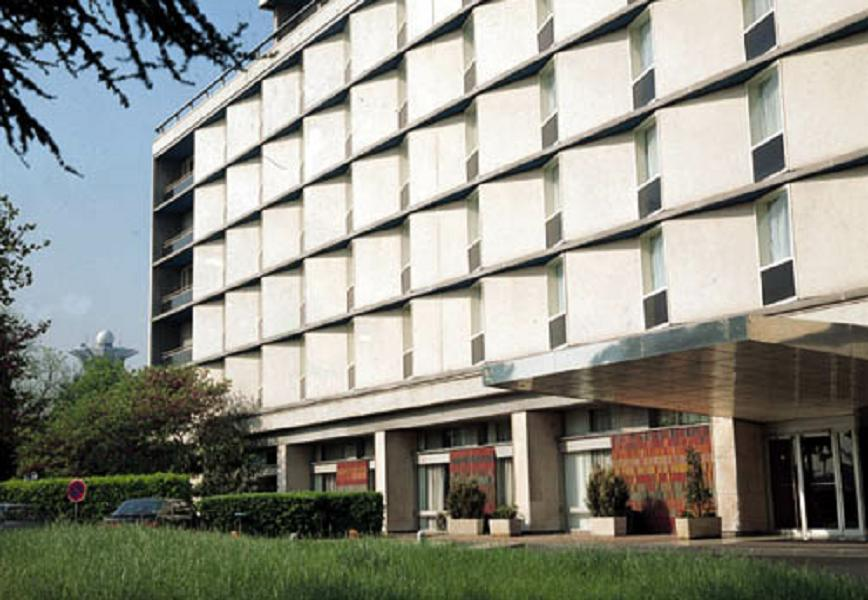
#> input picture datasets/samples/sample_01_building.jpg, 868 x 600 px
$ python -i preprocessing.py   (imports and definitions only)   (older library calls are emulated)
#> lines starting #> are read from the running program, lines starting #| are printed output that depends on the picture
"""Image preprocessing, EXIF extraction, normalization, and quality checks."""

from dataclasses import dataclass, field
from pathlib import Path
from typing import Any, Dict, Optional, Tuple, Union
import time

import cv2
import numpy as np
from PIL import ExifTags, Image, ImageOps

from app.core.exceptions import ImagePreprocessingError


# [66 lines left out: functions _rational_to_float, extract_exif_metadata, not called in this run]


@dataclass
class ExposureStats:
    """Luminance and exposure statistics for an RGB image."""

    mean_luminance: float
    std_luminance: float
    p5_luminance: float
    p95_luminance: float
    dynamic_range: float
    underexposed_fraction: float
    overexposed_fraction: float
    status: str

    # [11 lines left out: function to_dict, not called in this run]


@dataclass
class PreprocessingResult:
    """Structured output from the image preprocessing and quality pipeline."""

    rgb_uint8: np.ndarray
    rgb_normalized: np.ndarray
    original_size: Tuple[int, int]  # (width, height)
    processed_size: Tuple[int, int]  # (width, height)
    resize_scale: float
    exif_orientation_applied: bool
    exif_metadata: Dict[str, Any]
    blur_laplacian_variance: float
    is_blurry: bool
    exposure: ExposureStats
    processing_time_ms: float
    source_path: Optional[str] = None
    warnings: list[str] = field(default_factory=list)

    @property
    def width(self) -> int:
        return self.processed_size[0]

    @property
    def height(self) -> int:
        return self.processed_size[1]

    # [16 lines left out: function to_dict, not called in this run]


def compute_blur_score(rgb_uint8: np.ndarray) -> float:
    """Compute variance of the Laplacian on grayscale image (higher = sharper)."""
    if rgb_uint8.ndim != 3 or rgb_uint8.shape[2] != 3:
        raise ImagePreprocessingError("Expected HxWx3 RGB uint8 image for blur computation.")
    gray = cv2.cvtColor(rgb_uint8, cv2.COLOR_RGB2GRAY)
    laplacian = cv2.Laplacian(gray, cv2.CV_64F)
    return float(laplacian.var())


def compute_exposure_stats(
    rgb_normalized: np.ndarray,
    under_thresh: float = 0.05,
    over_thresh: float = 0.95,
) -> ExposureStats:
    """Compute Rec.709 luminance statistics and exposure classification."""
    if rgb_normalized.ndim != 3 or rgb_normalized.shape[2] != 3:
        raise ImagePreprocessingError("Expected HxWx3 float RGB image in [0, 1].")
    luminance = (
        0.2126 * rgb_normalized[:, :, 0]
        + 0.7152 * rgb_normalized[:, :, 1]
        + 0.0722 * rgb_normalized[:, :, 2]
    )
    mean_lum = float(np.mean(luminance))
    std_lum = float(np.std(luminance))
    p5_lum, p95_lum = [float(v) for v in np.percentile(luminance, [5.0, 95.0])]
    dyn_range = p95_lum - p5_lum
    under_frac = float(np.mean(luminance < under_thresh))
    over_frac = float(np.mean(luminance > over_thresh))

    if under_frac > 0.40 or mean_lum < 0.12:
        status = "underexposed"
    elif over_frac > 0.40 or mean_lum > 0.88:
        status = "overexposed"
    elif dyn_range < 0.15:
        status = "low_contrast"
    else:
        status = "normal"

    return ExposureStats(
        mean_luminance=mean_lum,
        std_luminance=std_lum,
        p5_luminance=p5_lum,
        p95_luminance=p95_lum,
        dynamic_range=dyn_range,
        underexposed_fraction=under_frac,
        overexposed_fraction=over_frac,
        status=status,
    )


def preprocess_image(
    image_input: Union[str, Path, Image.Image, np.ndarray],
    max_dimension: int = 640,
    blur_threshold: float = 80.0,
    underexposure_threshold: float = 0.05,
    overexposure_threshold: float = 0.95,
) -> PreprocessingResult:
    """Load, orient via EXIF, aspect-resize, normalize, and check image quality."""
#> called with max_dimension = 640, blur_threshold = 80, underexposure_threshold = 0.05, overexposure_threshold = 0.95
    t0 = time.perf_counter()
    if max_dimension < 16:
        raise ImagePreprocessingError(f"max_dimension must be >= 16, got {max_dimension}")

    source_path: Optional[str] = None
    exif_metadata: Dict[str, Any] = {
        "orientation": None,
        "focal_length_mm": None,
        "focal_length_35mm": None,
        "camera_make": None,
        "camera_model": None,
    }
    exif_orientation_applied = False

    if isinstance(image_input, (str, Path)):
        path_obj = Path(image_input)
        if not path_obj.exists():
            raise ImagePreprocessingError(f"Image file does not exist: {path_obj}")
        source_path = str(path_obj.resolve())
        try:
            pil_img = Image.open(path_obj)
            pil_img.load()
        except Exception as exc:
            raise ImagePreprocessingError(f"Failed to decode image {path_obj}: {exc}") from exc
    elif isinstance(image_input, Image.Image):
        pil_img = image_input.copy()
    elif isinstance(image_input, np.ndarray):
        if image_input.ndim != 3 or image_input.shape[2] not in (3, 4):
            raise ImagePreprocessingError(
                f"Expected HxWx3 or HxWx4 numpy array, got shape {image_input.shape}"
            )
        arr = image_input
        if arr.dtype != np.uint8:
            if np.issubdtype(arr.dtype, np.floating):
                arr = np.clip(arr * 255.0 if arr.max() <= 1.0 else arr, 0, 255).astype(np.uint8)
            else:
                arr = np.clip(arr, 0, 255).astype(np.uint8)
        pil_img = Image.fromarray(arr[:, :, :3], mode="RGB")
    else:
        raise ImagePreprocessingError(f"Unsupported image input type: {type(image_input)}")

    # Extract EXIF before transpose (transpose strips the Orientation tag)
    if isinstance(image_input, (str, Path, Image.Image)):
        exif_metadata = extract_exif_metadata(pil_img)
        orientation_tag = exif_metadata.get("orientation")
        if orientation_tag is not None and orientation_tag != 1:
            pil_img = ImageOps.exif_transpose(pil_img)
            exif_orientation_applied = True

    pil_img = pil_img.convert("RGB")
    orig_w, orig_h = pil_img.size
#> orig_w = 868; orig_h = 600
    if orig_w < 2 or orig_h < 2:
        raise ImagePreprocessingError(f"Image dimensions too small: {orig_w}x{orig_h}")

    # Aspect-preserving resize if larger than max_dimension
    max_orig = max(orig_w, orig_h)
#> max_orig = 868
    if max_orig > max_dimension:
        resize_scale = float(max_dimension) / float(max_orig)
#> resize_scale = 0.737
        new_w = max(2, int(round(orig_w * resize_scale)))
#> new_w = 640
        new_h = max(2, int(round(orig_h * resize_scale)))
#> new_h = 442
        pil_img = pil_img.resize((new_w, new_h), resample=Image.Resampling.LANCZOS)
    else:
        resize_scale = 1.0
        new_w, new_h = orig_w, orig_h

    rgb_uint8 = np.asarray(pil_img, dtype=np.uint8)
    rgb_normalized = rgb_uint8.astype(np.float32) / 255.0

    blur_var = compute_blur_score(rgb_uint8)
#> in compute_blur_score, `gray = cv2.cvtColor(rgb_uint8, cv2.COLOR_RGB2GRAY)`:
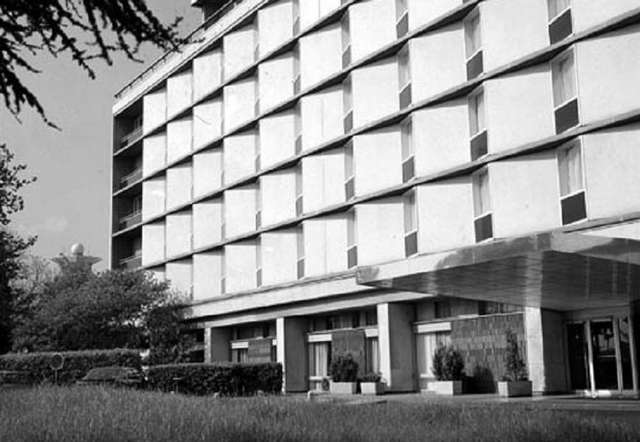
#> gray: shape (442, 640); min 0, max 255, mean 142.3
#> in compute_blur_score, `laplacian = cv2.Laplacian(gray, cv2.CV_64F)`:
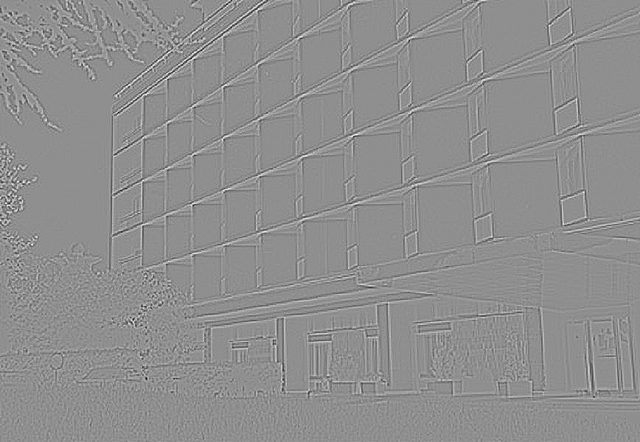
#> laplacian: shape (442, 640) float64; min -280, max 219, mean 0; drawn with min black and max white
#> blur_var = 624.6
    is_blurry = bool(blur_var < blur_threshold)
#> is_blurry = False

    exposure = compute_exposure_stats(
        rgb_normalized,
        under_thresh=underexposure_threshold,
        over_thresh=overexposure_threshold,
    )
#> in compute_exposure_stats, `mean_lum = float(np.mean(luminance))`: mean_lum = 0.56
#> in compute_exposure_stats, `std_lum = float(np.std(luminance))`: std_lum = 0.319
#> in compute_exposure_stats, `p5_lum, p95_lum = [float(v) for v in np.percentile(luminance, [5.0, 95..`: p5_lum = 0.0694; p95_lum = 0.964
#> in compute_exposure_stats, `dyn_range = p95_lum - p5_lum`: dyn_range = 0.895
#> in compute_exposure_stats, `under_frac = float(np.mean(luminance < under_thresh))`: under_frac = 0.0353
#> in compute_exposure_stats, `over_frac = float(np.mean(luminance > over_thresh))`: over_frac = 0.097

    warnings: list[str] = []
    if is_blurry:
        warnings.append(
            f"Image appears blurry (Laplacian variance {blur_var:.1f} < threshold {blur_threshold:.1f})."
        )
    if exposure.status != "normal":
        warnings.append(f"Image exposure flagged as '{exposure.status}'.")

    elapsed_ms = (time.perf_counter() - t0) * 1000.0
    return PreprocessingResult(
        rgb_uint8=rgb_uint8,
        rgb_normalized=rgb_normalized,
        original_size=(orig_w, orig_h),
        processed_size=(new_w, new_h),
        resize_scale=resize_scale,
        exif_orientation_applied=exif_orientation_applied,
        exif_metadata=exif_metadata,
        blur_laplacian_variance=blur_var,
        is_blurry=is_blurry,
        exposure=exposure,
        processing_time_ms=elapsed_ms,
        source_path=source_path,
        warnings=warnings,
    )

>>> import cv2
>>> picture = cv2.cvtColor(cv2.imread('../../../datasets/samples/sample_01_building.jpg'), cv2.COLOR_BGR2RGB)
>>> result = preprocess_image(picture)

$ run again, on datasets/samples/sample_02_aloe_indoor.jpg
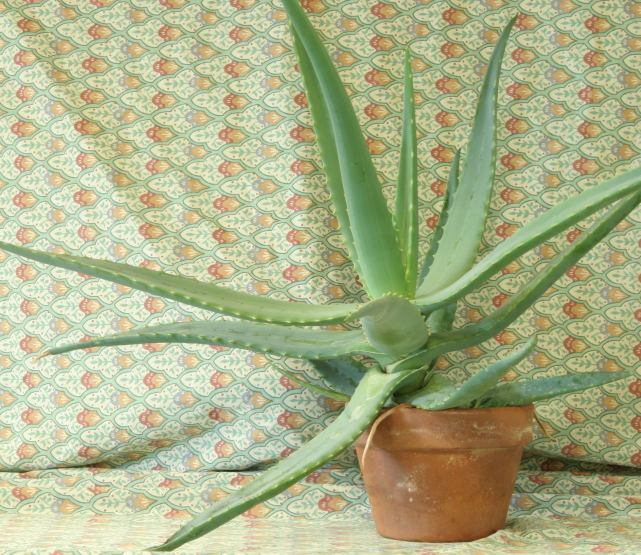
#> input picture datasets/samples/sample_02_aloe_indoor.jpg, 1282 x 1110 px (shown at 1/2 size)
#> in compute_blur_score, `gray = cv2.cvtColor(rgb_uint8, cv2.COLOR_RGB2GRAY)`:
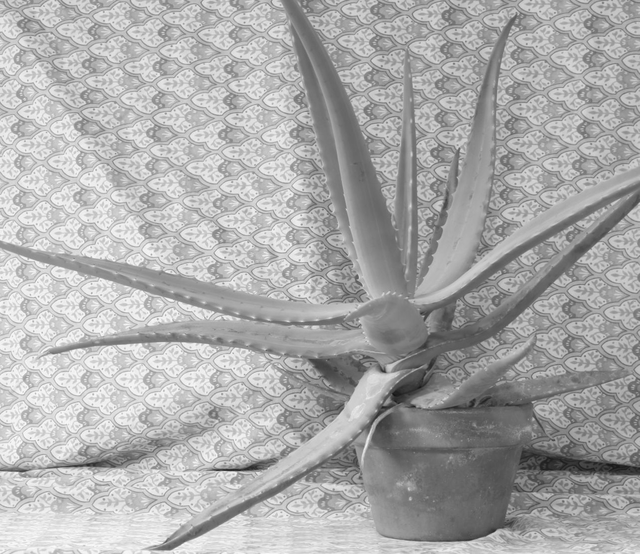
#> gray: shape (554, 640); min 21, max 252, mean 170.8
#> in compute_blur_score, `laplacian = cv2.Laplacian(gray, cv2.CV_64F)`:
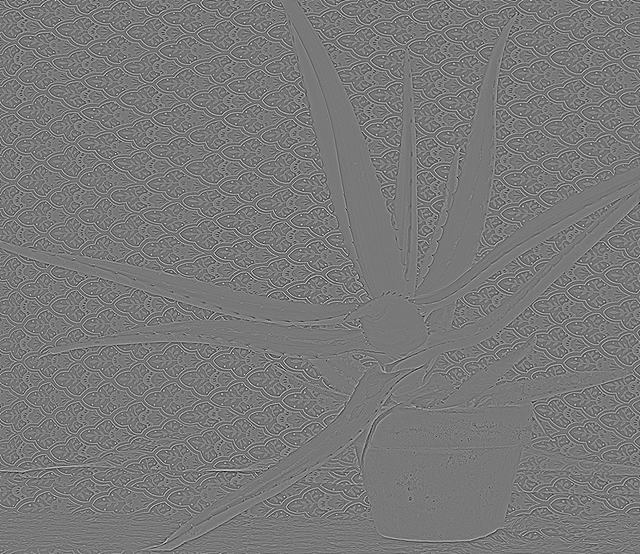
#> laplacian: shape (554, 640) float64; min -195, max 216, mean 0; drawn with min black and max white
#> blur_var = 1422
#> is_blurry = False
#> mean_lum = 0.678
#> std_lum = 0.16
#> p5_lum = 0.394; p95_lum = 0.915
#> dyn_range = 0.52
#> under_frac = 0
#> over_frac = 0.011

$ run again, on datasets/samples/sample_03_home_scene.jpg
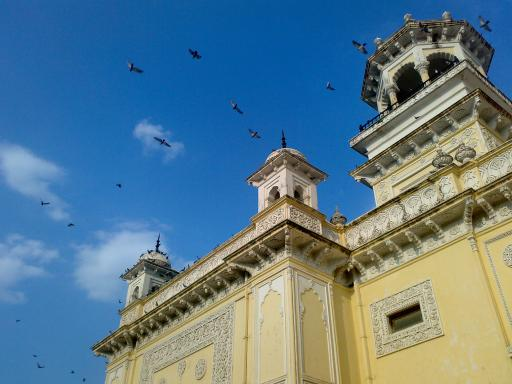
#> input picture datasets/samples/sample_03_home_scene.jpg, 512 x 384 px
#> in compute_blur_score, `gray = cv2.cvtColor(rgb_uint8, cv2.COLOR_RGB2GRAY)`:
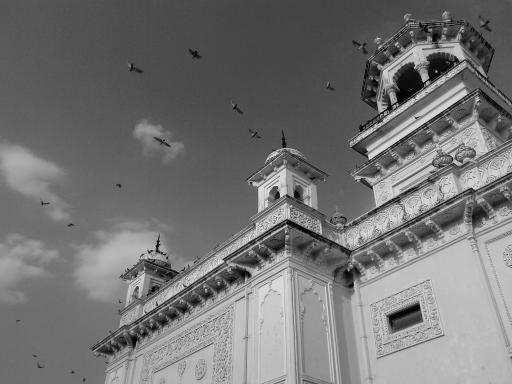
#> gray: shape (384, 512); min 0, max 252, mean 116.2
#> in compute_blur_score, `laplacian = cv2.Laplacian(gray, cv2.CV_64F)`:
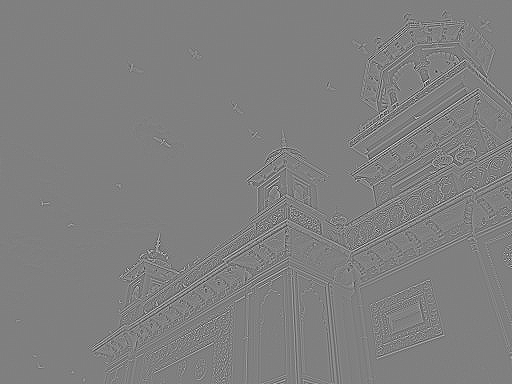
#> laplacian: shape (384, 512) float64; min -402, max 399, mean 0; drawn with min black and max white
#> blur_var = 2061.2
#> is_blurry = False
#> mean_lum = 0.464
#> std_lum = 0.176
#> p5_lum = 0.242; p95_lum = 0.76
#> dyn_range = 0.518
#> under_frac = 0.00444
#> over_frac = 1.02e-05
